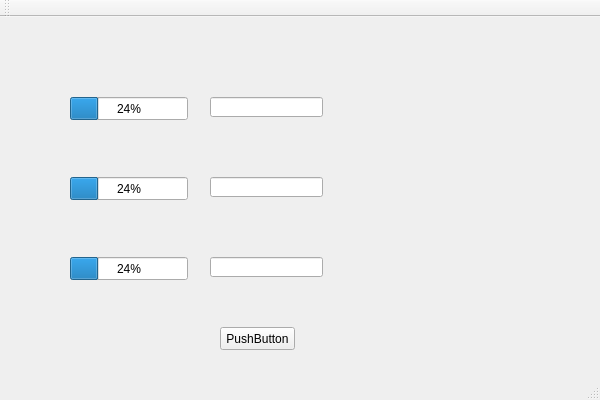
<?xml version="1.0" encoding="UTF-8"?>
<ui version="4.0">
 <class>MutliThreadTestClass</class>
 <widget class="QMainWindow" name="MutliThreadTestClass">
  <property name="geometry">
   <rect>
    <x>0</x>
    <y>0</y>
    <width>600</width>
    <height>400</height>
   </rect>
  </property>
  <property name="windowTitle">
   <string>MutliThreadTest</string>
  </property>
  <widget class="QWidget" name="centralWidget">
   <widget class="QProgressBar" name="progressBar">
    <property name="geometry">
     <rect>
      <x>70</x>
      <y>80</y>
      <width>118</width>
      <height>23</height>
     </rect>
    </property>
    <property name="value">
     <number>24</number>
    </property>
   </widget>
   <widget class="QProgressBar" name="progressBar_2">
    <property name="geometry">
     <rect>
      <x>70</x>
      <y>160</y>
      <width>118</width>
      <height>23</height>
     </rect>
    </property>
    <property name="value">
     <number>24</number>
    </property>
   </widget>
   <widget class="QProgressBar" name="progressBar_3">
    <property name="geometry">
     <rect>
      <x>70</x>
      <y>240</y>
      <width>118</width>
      <height>23</height>
     </rect>
    </property>
    <property name="value">
     <number>24</number>
    </property>
   </widget>
   <widget class="QLineEdit" name="lineEdit">
    <property name="geometry">
     <rect>
      <x>210</x>
      <y>80</y>
      <width>113</width>
      <height>20</height>
     </rect>
    </property>
   </widget>
   <widget class="QLineEdit" name="lineEdit_2">
    <property name="geometry">
     <rect>
      <x>210</x>
      <y>160</y>
      <width>113</width>
      <height>20</height>
     </rect>
    </property>
   </widget>
   <widget class="QLineEdit" name="lineEdit_3">
    <property name="geometry">
     <rect>
      <x>210</x>
      <y>240</y>
      <width>113</width>
      <height>20</height>
     </rect>
    </property>
   </widget>
   <widget class="QPushButton" name="startButton">
    <property name="geometry">
     <rect>
      <x>220</x>
      <y>310</y>
      <width>75</width>
      <height>23</height>
     </rect>
    </property>
    <property name="text">
     <string>PushButton</string>
    </property>
   </widget>
  </widget>
  <widget class="QMenuBar" name="menuBar">
   <property name="geometry">
    <rect>
     <x>0</x>
     <y>0</y>
     <width>600</width>
     <height>23</height>
    </rect>
   </property>
  </widget>
  <widget class="QToolBar" name="mainToolBar">
   <attribute name="toolBarArea">
    <enum>TopToolBarArea</enum>
   </attribute>
   <attribute name="toolBarBreak">
    <bool>false</bool>
   </attribute>
  </widget>
  <widget class="QStatusBar" name="statusBar"/>
 </widget>
 <layoutdefault spacing="6" margin="11"/>
 <resources>
  <include location="MutliThreadTest.qrc"/>
 </resources>
 <connections/>
</ui>
